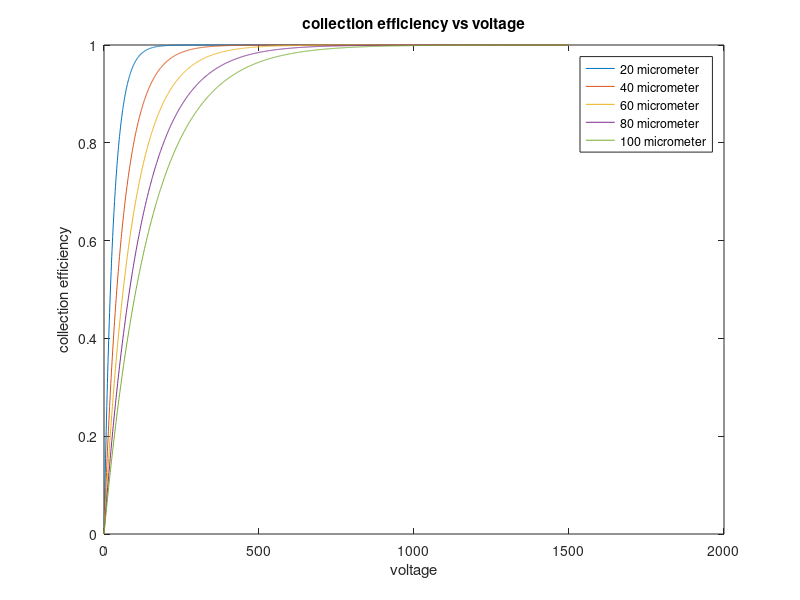

Recreate this plot in MATLAB.
% Constants and Parameters
Q = 7; % Volumetric Flow Rate of gas through the precipitator(m^3/s)
A = 2; % Collecting Plate Area (m^2)

u = 1.81e-5;% gas viscosity
q = 1e-10;% particle charge for typical dust or aerosol
d = 0.25;%seperation between the electrode and the plate

% define a range of possible voltages 
voltage = (0:1:1500);

%electric field strength
electric_field_strength=voltage/d; 

figure,
for d = 20e-6:20e-6:110e-6 

    % Calculate Particle migration velocity (w)
    w = (q*electric_field_strength)./(6.*pi.*u.*(d/2));

    % Calculate Particle Collection efficiency
    collection_efficiency = 1 - exp((-A.*w)./Q);

    plot(voltage,collection_efficiency);
    hold on;
    
end

legend('20 micrometer', '40 micrometer','60 micrometer', '80 micrometer', '100 micrometer')
title('collection efficiency vs voltage');
xlabel('voltage');
ylabel('collection efficiency')

